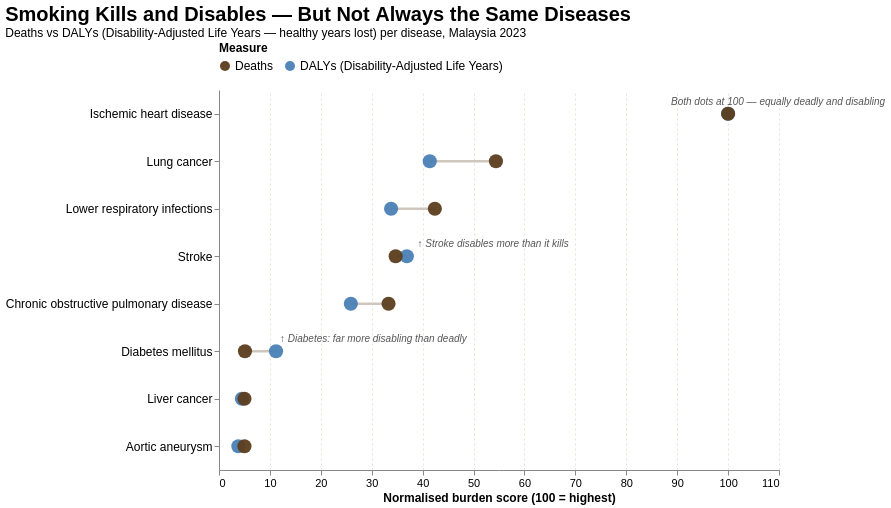

The Vega-Lite source for this figure:
### Vega-Lite specification from a JSON file in a GitHub repository (floating-point values rounded to 4 significant figures)
{"$schema": "https://vega.github.io/schema/vega-lite/v5.json", "width": 560, "height": 380, "title": {"text": "Smoking Kills and Disables — But Not Always the Same Diseases", "subtitle": "Deaths vs DALYs (Disability-Adjusted Life Years — healthy years lost) per disease, Malaysia 2023", "anchor": "start", "fontSize": 20, "subtitleFontSize": 12, "font": "Arial, Helvetica, sans-serif", "subtitleFont": "Arial, Helvetica, sans-serif"}, "data": {"values": [{"cause": "Ischemic heart disease", "measure": "Deaths", "norm": 100.0, "raw": 5798, "unit": "deaths"}, {"cause": "Ischemic heart disease", "measure": "DALYs (Disability-Adjusted Life Years)", "norm": 100.0, "raw": 184713, "unit": "DALYs"}, {"cause": "Lung cancer", "measure": "Deaths", "norm": 54.4, "raw": 3151, "unit": "deaths"}, {"cause": "Lung cancer", "measure": "DALYs (Disability-Adjusted Life Years)", "norm": 41.4, "raw": 76525, "unit": "DALYs"}, {"cause": "Lower respiratory infections", "measure": "Deaths", "norm": 42.4, "raw": 2461, "unit": "deaths"}, {"cause": "Lower respiratory infections", "measure": "DALYs (Disability-Adjusted Life Years)", "norm": 33.8, "raw": 62396, "unit": "DALYs"}, {"cause": "Stroke", "measure": "Deaths", "norm": 34.7, "raw": 2010, "unit": "deaths"}, {"cause": "Stroke", "measure": "DALYs (Disability-Adjusted Life Years)", "norm": 36.9, "raw": 68237, "unit": "DALYs"}, {"cause": "Chronic obstructive pulmonary disease", "measure": "Deaths", "norm": 33.3, "raw": 1930, "unit": "deaths"}, {"cause": "Chronic obstructive pulmonary disease", "measure": "DALYs (Disability-Adjusted Life Years)", "norm": 25.9, "raw": 47929, "unit": "DALYs"}, {"cause": "Diabetes mellitus", "measure": "Deaths", "norm": 5.1, "raw": 295, "unit": "deaths"}, {"cause": "Diabetes mellitus", "measure": "DALYs (Disability-Adjusted Life Years)", "norm": 11.2, "raw": 20719, "unit": "DALYs"}, {"cause": "Liver cancer", "measure": "Deaths", "norm": 5.0, "raw": 292, "unit": "deaths"}, {"cause": "Liver cancer", "measure": "DALYs (Disability-Adjusted Life Years)", "norm": 4.5, "raw": 8264, "unit": "DALYs"}, {"cause": "Aortic aneurysm", "measure": "Deaths", "norm": 5.0, "raw": 289, "unit": "deaths"}, {"cause": "Aortic aneurysm", "measure": "DALYs (Disability-Adjusted Life Years)", "norm": 3.8, "raw": 7031, "unit": "DALYs"}]}, "transform": [{"calculate": "datum.measure === 'Deaths' ? datum.norm + 0 : datum.norm", "as": "norm_display"}], "layer": [{"mark": {"type": "line", "strokeWidth": 2.5, "color": "#CFC7BE"}, "encoding": {"y": {"field": "cause", "type": "nominal", "sort": ["Ischemic heart disease", "Lung cancer", "Lower respiratory infections", "Stroke", "Chronic obstructive pulmonary disease", "Diabetes mellitus", "Liver cancer", "Aortic aneurysm"], "axis": {"title": null, "labelFontSize": 12, "labelLimit": 280, "labelFont": "Arial, Helvetica, sans-serif"}}, "x": {"field": "norm", "type": "quantitative", "scale": {"domain": [0, 105]}, "axis": {"title": "Normalised burden score (100 = highest)", "labelFontSize": 11, "titleFontSize": 12, "grid": true, "gridColor": "#E8E0D5", "gridDash": [2, 3], "labelFont": "Arial, Helvetica, sans-serif", "titleFont": "Arial, Helvetica, sans-serif"}}, "detail": {"field": "cause"}}}, {"transform": [{"filter": "datum.measure === 'DALYs (Disability-Adjusted Life Years)'"}], "mark": {"type": "circle", "size": 200, "opacity": 0.95, "color": "#4A7FB5"}, "encoding": {"y": {"field": "cause", "type": "nominal", "sort": ["Ischemic heart disease", "Lung cancer", "Lower respiratory infections", "Stroke", "Chronic obstructive pulmonary disease", "Diabetes mellitus", "Liver cancer", "Aortic aneurysm"]}, "x": {"field": "norm", "type": "quantitative"}, "color": {"field": "measure", "type": "nominal", "scale": {"domain": ["Deaths", "DALYs (Disability-Adjusted Life Years)"], "range": ["#5C3D1E", "#4A7FB5"]}, "legend": {"title": "Measure", "orient": "top", "labelFontSize": 12, "titleFontSize": 12, "labelFont": "Arial, Helvetica, sans-serif", "titleFont": "Arial, Helvetica, sans-serif", "labelExpr": "datum.label === 'DALYs (Disability-Adjusted Life Years)' ? 'DALYs (Disability-Adjusted Life Years)' : datum.label", "labelLimit": 400}}, "tooltip": [{"field": "cause", "title": "Disease"}, {"field": "measure", "title": "Measure"}, {"field": "norm", "title": "Normalised score", "format": ".1f"}, {"field": "raw", "title": "DALYs (years lost)", "format": ",.0f"}]}}, {"transform": [{"filter": "datum.measure === 'Deaths'"}], "mark": {"type": "circle", "size": 200, "opacity": 0.95, "color": "#5C3D1E"}, "encoding": {"y": {"field": "cause", "type": "nominal", "sort": ["Ischemic heart disease", "Lung cancer", "Lower respiratory infections", "Stroke", "Chronic obstructive pulmonary disease", "Diabetes mellitus", "Liver cancer", "Aortic aneurysm"]}, "x": {"field": "norm", "type": "quantitative"}, "color": {"field": "measure", "type": "nominal", "scale": {"domain": ["Deaths", "DALYs (Disability-Adjusted Life Years)"], "range": ["#5C3D1E", "#4A7FB5"]}, "legend": {"title": "Measure", "orient": "top", "labelFontSize": 12, "titleFontSize": 12, "labelFont": "Arial, Helvetica, sans-serif", "titleFont": "Arial, Helvetica, sans-serif", "labelExpr": "datum.label === 'DALYs (Disability-Adjusted Life Years)' ? 'DALYs (Disability-Adjusted Life Years)' : datum.label", "labelLimit": 400}}, "tooltip": [{"field": "cause", "title": "Disease"}, {"field": "measure", "title": "Measure"}, {"field": "norm", "title": "Normalised score", "format": ".1f"}, {"field": "raw", "title": "Deaths", "format": ",.0f"}]}}, {"data": {"values": [{"cause": "Ischemic heart disease", "norm": 88, "note": "Both dots at 100 — equally deadly and disabling"}]}, "mark": {"type": "text", "align": "left", "dx": 4, "dy": -12, "fontSize": 10, "fontStyle": "italic", "color": "#555", "font": "Arial, Helvetica, sans-serif"}, "encoding": {"y": {"field": "cause", "type": "nominal", "sort": ["Ischemic heart disease", "Lung cancer", "Lower respiratory infections", "Stroke", "Chronic obstructive pulmonary disease", "Diabetes mellitus", "Liver cancer", "Aortic aneurysm"]}, "x": {"field": "norm", "type": "quantitative"}, "text": {"field": "note"}}}, {"data": {"values": [{"cause": "Stroke", "norm": 38, "note": "↑ Stroke disables more than it kills"}, {"cause": "Diabetes mellitus", "norm": 11, "note": "↑ Diabetes: far more disabling than deadly"}]}, "mark": {"type": "text", "align": "left", "dx": 5, "dy": -12, "fontSize": 10, "fontStyle": "italic", "color": "#555", "font": "Arial, Helvetica, sans-serif"}, "encoding": {"y": {"field": "cause", "type": "nominal", "sort": ["Ischemic heart disease", "Lung cancer", "Lower respiratory infections", "Stroke", "Chronic obstructive pulmonary disease", "Diabetes mellitus", "Liver cancer", "Aortic aneurysm"]}, "x": {"field": "norm", "type": "quantitative"}, "text": {"field": "note"}}}], "config": {"background": "white", "font": "Arial, Helvetica, sans-serif", "view": {"stroke": "transparent"}, "axis": {"labelFontSize": 11, "titleFontSize": 12, "labelFont": "Arial, Helvetica, sans-serif", "titleFont": "Arial, Helvetica, sans-serif"}, "legend": {"labelFont": "Arial, Helvetica, sans-serif", "titleFont": "Arial, Helvetica, sans-serif"}}}
